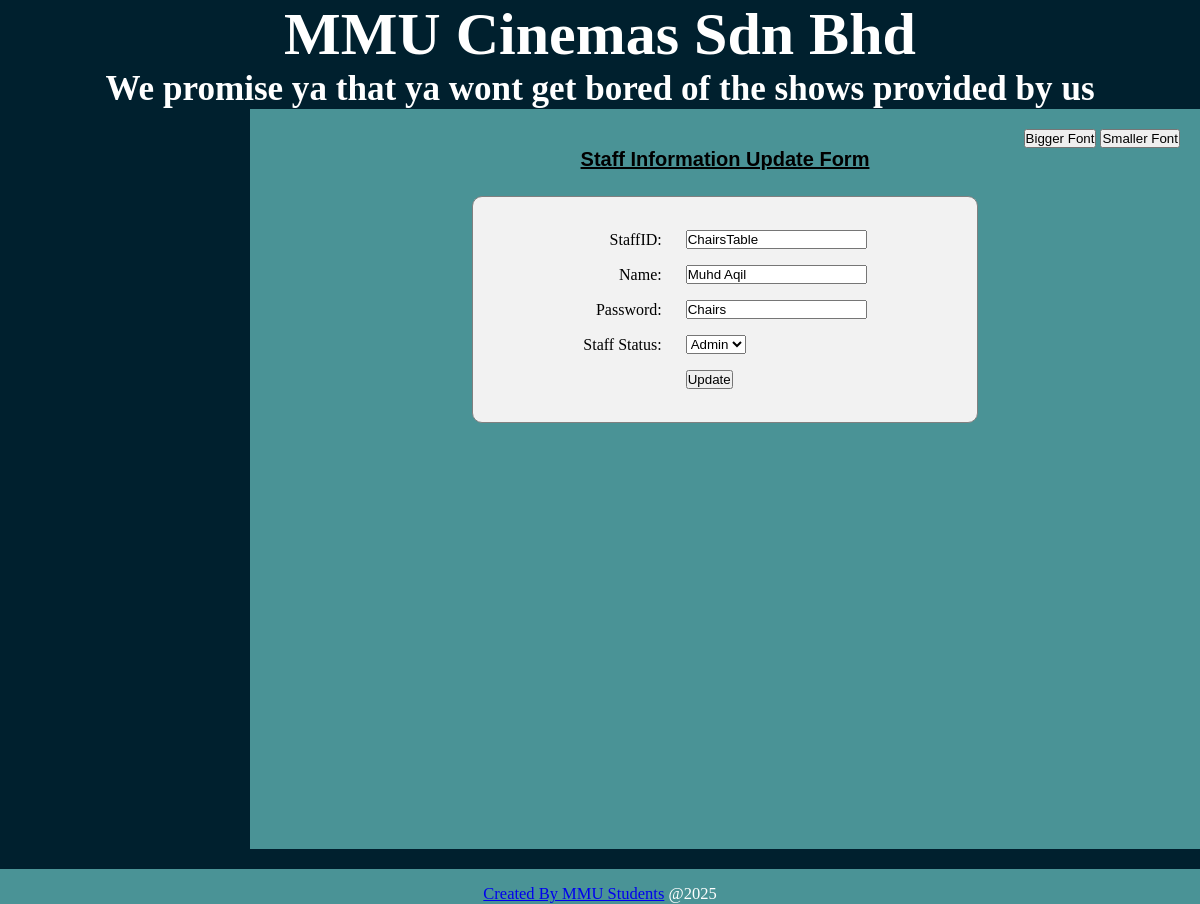
/user_update.php?staffID=ChairsTable (signed in), run on the app's committed database.
### tables this page shows
CREATE TABLE `staff` (
  `staffID` varchar(20) NOT NULL,
  `staffpassword` varchar(30) NOT NULL,
  `name` varchar(50) NOT NULL,
  `staffStatus` varchar(20) DEFAULT NULL
);

### user_update.php (the view, shortened to what this page needs)
<?php
require_once('connection.php');
function decryptString($encrypted_string)
{
    $ciphering = "AES-128-CTR";
    $options = 0;
    $encryption_iv = '2003050612345678';
    $encryption_key = "CINEMAMANAGEMENTSYSTEM";
    $decrypted_string = openssl_decrypt($encrypted_string, $ciphering, $encryption_key, $options, $encryption_iv);
    return $decrypted_string;
}
if(isset($_POST['update_btn'])){
  $username = $_POST['username'];
  $password = $_POST['pwd'];
  $name = $_POST['name'];
  $staffStatus = $_POST['staffStatus'];
  $encrypted_password = encryptString($password);
  $stmt = $conn->prepare("UPDATE staff SET name = ?, staffpassword = ?, staffStatus = ? WHERE staffID = ?");
  $stmt->bind_param("ssss", $name, $encrypted_password, $staffStatus, $username);
  $result = $stmt->execute();
  if($result){
    echo "<script>alert('Successful')</script>";
    header('Refresh:0 ; url=user_list.php');
  } else {
    echo "<script>alert('Failed')</script>";
    header('Refresh:0 ; url=user_list.php');
  }
  $stmt->close();
} else {
  $username = $_GET['staffID'];
  $stmt = $conn->prepare("SELECT * FROM staff WHERE staffID = ?");
  $stmt->bind_param("s", $username);
  $stmt->execute();
  $data = $stmt->get_result();
  $row = $data->fetch_assoc();
  if ($row) {
    $staffID = $row['staffID'];
    $name = $row['name'];
    $staffpassword = decryptString($row['staffpassword']);
    $staffStatus = $row['staffStatus'];
  } else {
    $staffID = '';
    $name = '';
    $staffpassword = '';
    $staffStatus = '';
  }
}
?>
<!DOCTYPE html>
<html>
<head>
    <link rel="stylesheet" type="text/css" href="style2.css">
</head>
<body>
<div id="wrapper">
    <div id="header">
        <?php include('header.php'); ?>
    </div>
    <div id="menu">
    </div>
    <div id="main">
        <p align="right">
            <button onclick="resizeFont(-1)">Bigger Font</button>
            <button onclick="resizeFont(1)">Smaller Font</button>
        </p>
        <center>
    <h1 style="color: black;" >Staff Information Update Form</h1>
    <div id="borang">
      <form action="" method="POST">
        <table width="90%" border="0" cellpadding="15" cellspacing="20">
        <tr>
          <td align="right" style="color:black;">StaffID:</td>
          <td><input type="text" name="username" value="<?php echo $staffID;?>" readonly required=""></td>
        </tr>
         <tr>
           <td align="right"  style="color:black;">Name:</td>
           <td><input type="text" name="name" value="<?php echo $name;?>" required></td>
        </tr>
        <tr>
            <td align="right"  style="color:black;">Password:</td>
            <td><input type="text" name="pwd" value="<?php echo $staffpassword;?>" required></td>
        </tr>
        <tr>
            <td align="right" style="color:black;">Staff Status:</td>
            <td>
              <select name="staffStatus" required>
                <option value="Admin" <?php if($staffStatus == 'Admin') echo 'selected'; ?>>Admin</option>
              </select>
            </td>
        </tr>
           <tr>
            <td></td>
            <td align="left"><input type="submit" name="update_btn" value="Update"></td>
          </tr>
        </table>
      </form>
        </center>
      </div>
  <div id="footer">
        <?php include('footer.php'); ?>
    </div>
</div>
</body>
</html>

### style2.css (style rules this page uses)
* { margin: 0; padding: 0; }
body { font-family: cursive; color: white; background-color: #00202e; }
#header { font-family: "brody", regular; font-weight: normal; font-size: 30px; text-align: center; background-color: #00202e; }
#footer { margin-top: 20px; height: 25px auto; text-align: center; padding-top: 15px; width: 100%; background-color: #4a9396; font-size: 16.5px; margin-bottom: 0px; }
#menu { padding-top: 15px; float: left; width:250px; height:730px; background-color: #00202e; border-radius: 0px 0px 0px 0px; margin-bottom: -100px; overflow-x: hidden; }
#main { height: 700px; background-color: #4a9396; min-height: 650px auto; float:inline; width: 96.8% auto; padding: 20px; overflow: auto; }
#main table { width: 70%; border-collapse: collapse; margin: 10px auto; border-color: black; text-indent: 8px; }
#main table { text-decoration: none; }
#main table td { padding:8px 8px; }
#main table tr { color: black; }
#borang { background-color: #f2f2f2; padding: 15px; margin: 25px; width: 52%; border: 1px solid grey; border-radius: 10px; margin-bottom: 35px; }
#main h1 { font-size:20px; text-decoration-line: underline; font-family: 'Franklin Gothic Medium', 'Arial Narrow', Arial, sans-serif; color: black; }

### data on the page
staff: username "ChairsTable", name "Muhd Aqil", pwd "Chairs", staffStatus "Admin"
